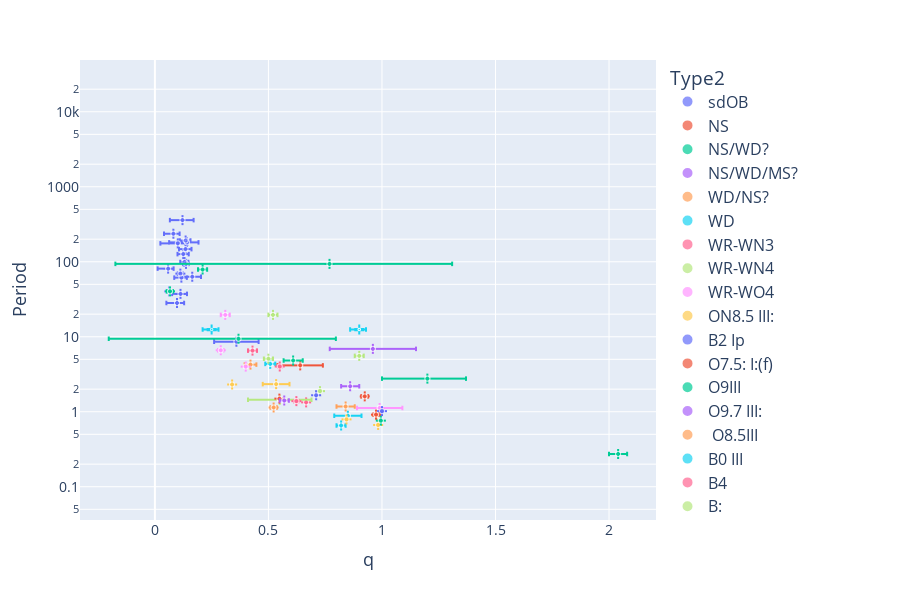

The code cell stored with this chart in its notebook:
### Code cell
# accretor vs period
fig = plotly_vars('q', 'Period', logx = False, logy = True, df = df_final)

### Figure 1 — Plotly figure (JSON) as saved in the notebook; plotly's stock layout.template omitted (floating-point values rounded to 4 significant figures; data arrays with more than 128 entries replaced by an {"elided": "..."} marker saying what was removed)
{"data": [{"customdata": [["Be", "HD58978"], ["Be", "HD200120"], ["Be", "HD10516"], ["Be", "HD55606"], ["Be", "HD109387"], ["Be", "HD113120"], ["Be", "HD137387"], ["Be", "HD152478"], ["Be", "HD157042"], ["Be", "HD41335"], ["Be", "HD161306"], ["Be", "HD183537"], ["Be", "HD191610"], ["Be", "HD194335"], ["Be", "HD200310"], ["Be", "HD167128"]], "error_x": {"array": [0.02843, 0.03149, 0.02399, 0.01154, 0.02398, 0.05053, 0.02153, 0.02769, 0.04349, 0.02376, 0.01718, 0.01023, 0.04912, 0.03832, 0.02634, 0.01027], "arrayminus": [0.03696, 0.04699, 0.02554, 0.0127, 0.03124, 0.07867, 0.02552, 0.04154, 0.07668, 0.04652, 0.01873, 0.0114, 0.05546, 0.04174, 0.02886, 0.01189]}, "error_y": {"array": [0.007, 0.0011, 0.0035, 0.02, 0.0058, 0.11, 0.1, 0.18, 0.04, 0.0044, 0.055, 0.0051, 0.041, 0.0029, 0.038, 0.0013], "arrayminus": [0.007, 0.0011, 0.0035, 0.02, 0.0058, 0.11, 0.1, 0.18, 0.04, 0.0044, 0.055, 0.0051, 0.041, 0.0029, 0.038, 0.0013]}, "hovertemplate": "Type2=sdOB<br>q=%{x}<br>Period=%{y}<br>marker_size=%{marker.size}<br>Type1=%{customdata[0]}<br>System Name=%{customdata[1]}<extra></extra>", "legendgroup": "sdOB", "marker": {"color": "#636efa", "size": [5, 5, 5, 5, 5, 5, 5, 5, 5, 5, 5, 5, 5, 5, 5, 5], "sizemode": "area", "sizeref": 0.2, "symbol": "circle"}, "mode": "markers", "name": "sdOB", "showlegend": true, "type": "scattergl", "x": [0.113, 0.09745, 0.125, 0.1373, 0.1167, 0.1416, 0.1356, 0.08154, 0.101, 0.05852, 0.1302, 0.1122, 0.1214, 0.1646, 0.1349, 0.06368], "xaxis": "x", "y": [37.25, 28.19, 126.7, 93.76, 61.55, 181.5, 192.1, 236.5, 176.2, 80.87, 99.31, 69.53, 359.3, 63.15, 147.6, 40.33], "yaxis": "y"}, {"customdata": [["MS", "Gaia NS1"], ["MS", "J0553-1349"], ["MS", "J2057-4742"], ["MS", "J1553-6846"], ["MS", "J2102+3703"], ["MS", "J0742-4749"], ["MS", "J0152-2049"], ["MS", "J0003-5604"], ["MS", "J1733+5808"], ["MS", "J1150-2203"], ["MS", "J1449+6919"], ["MS", "J0217-7541"], ["MS", "J0639-3655"], ["MS", "J1739+4502"], ["MS", "J0036-0932"], ["MS", "J1048+6547"], ["MS", "J2145+2837"], ["MS", "J2244-2236"], ["MS", "J0824+5254"], ["MS", "J0230+5950"], ["MS", "J0634+6256"], ["MS/WD?", "PSR B1820-11"], ["MS/WD?", "PSR J1954+2529"]], "error_x": {"array": [NaN, NaN, NaN, NaN, NaN, NaN, NaN, NaN, NaN, NaN, NaN, NaN, NaN, NaN, NaN, NaN, NaN, NaN, NaN, NaN, NaN, NaN, NaN], "arrayminus": [NaN, NaN, NaN, NaN, NaN, NaN, NaN, NaN, NaN, NaN, NaN, NaN, NaN, NaN, NaN, NaN, NaN, NaN, NaN, NaN, NaN, NaN, NaN]}, "error_y": {"array": [0.5, 0.05, 0.07, 0.11, 0.26, 0.4, 0.18, 0.29, 0.31, 0.22, 0.21, 0.7, 0.6, 0.6, 0.9, 5.0, 0.7, 0.5, 3.3, 5.0, 2.1, 0.0003, 5e-05], "arrayminus": [0.5, 0.05, 0.07, 0.11, 0.26, 0.4, 0.18, 0.29, 0.31, 0.22, 0.21, 0.7, 0.6, 0.6, 0.9, 5.0, 0.7, 0.5, 3.3, 5.0, 2.1, 0.0003, 5e-05]}, "hovertemplate": "Type2=NS<br>q=%{x}<br>Period=%{y}<br>marker_size=%{marker.size}<br>Type1=%{customdata[0]}<br>System Name=%{customdata[1]}<extra></extra>", "legendgroup": "NS", "marker": {"color": "#EF553B", "size": [5, 5, 5, 5, 5, 5, 5, 5, 5, 5, 5, 5, 5, 5, 5, 5, 5, 5, 5, 5, 5, 5, 5], "sizemode": "area", "sizeref": 0.2, "symbol": "circle"}, "mode": "markers", "name": "NS", "showlegend": true, "type": "scattergl", "x": [NaN, NaN, NaN, NaN, NaN, NaN, NaN, NaN, NaN, NaN, NaN, NaN, NaN, NaN, NaN, NaN, NaN, NaN, NaN, NaN, NaN, NaN, NaN], "xaxis": "x", "y": [730.9, 189.1, 230.2, 310.2, 481.0, 497.6, 536.1, 561.8, 570.9, 631.8, 632.6, 636.1, 654.6, 657.4, 719.8, 827.0, 889.5, 938.3, 1027.0, 1029.0, 1046.0, 357.8, 82.72], "yaxis": "y"}, {"customdata": [["MS", "2XMM J1255"], ["MS", "2MASS J06163552"], ["MS", "LAMOST J1123"], ["RG", "56 UMa"], ["MS", "J0606+2132"], ["MS", "G3431"]], "error_x": {"array": [0.17, NaN, 0.04, NaN, NaN, NaN], "arrayminus": [0.2, NaN, 0.04, NaN, NaN, NaN]}, "error_y": {"array": [1.3e-05, 1e-06, 1.8e-07, 401.0, 2e-05, 0.19], "arrayminus": [1.3e-05, 1e-06, 1.8e-07, 438.0, 2.1e-05, 0.2]}, "hovertemplate": "Type2=NS/WD?<br>q=%{x}<br>Period=%{y}<br>marker_size=%{marker.size}<br>Type1=%{customdata[0]}<br>System Name=%{customdata[1]}<extra></extra>", "legendgroup": "NS/WD?", "marker": {"color": "#00cc96", "size": [5, 5, 5, 5, 5, 5], "sizemode": "area", "sizeref": 0.2, "symbol": "circle"}, "mode": "markers", "name": "NS/WD?", "showlegend": true, "type": "scattergl", "x": [1.2, NaN, 2.04, NaN, NaN, NaN], "xaxis": "x", "y": [2.761, 0.8666, 0.2738, 16910.0, 2.774, 120.6], "yaxis": "y"}, {"customdata": [["RG", "G8441"]], "error_x": {"array": [NaN], "arrayminus": [NaN]}, "error_y": {"array": [0.08], "arrayminus": [0.12]}, "hovertemplate": "Type2=NS/WD/MS?<br>q=%{x}<br>Period=%{y}<br>marker_size=%{marker.size}<br>Type1=%{customdata[0]}<br>System Name=%{customdata[1]}<extra></extra>", "legendgroup": "NS/WD/MS?", "marker": {"color": "#ab63fa", "size": [5], "sizemode": "area", "sizeref": 0.2, "symbol": "circle"}, "mode": "markers", "name": "NS/WD/MS?", "showlegend": true, "type": "scattergl", "x": [NaN], "xaxis": "x", "y": [46.81], "yaxis": "y"}, {"customdata": [["MS", "LAMOST J2354"], ["MS", "2MASS J1527"]], "error_x": {"array": [NaN, NaN], "arrayminus": [NaN, NaN]}, "error_y": {"array": [1e-05, 2e-07], "arrayminus": [1e-05, 2e-07]}, "hovertemplate": "Type2=WD/NS?<br>q=%{x}<br>Period=%{y}<br>marker_size=%{marker.size}<br>Type1=%{customdata[0]}<br>System Name=%{customdata[1]}<extra></extra>", "legendgroup": "WD/NS?", "marker": {"color": "#FFA15A", "size": [5, 5], "sizemode": "area", "sizeref": 0.2, "symbol": "circle"}, "mode": "markers", "name": "WD/NS?", "showlegend": true, "type": "scattergl", "x": [NaN, NaN], "xaxis": "x", "y": [0.4799, 0.2557], "yaxis": "y"}, {"customdata": {"elided": "3618x2 str values"}, "error_x": {"array": {"elided": "3618 float values"}, "arrayminus": {"elided": "3618 float values"}}, "error_y": {"array": {"elided": "3618 float values"}, "arrayminus": {"elided": "3618 float values"}}, "hovertemplate": "Type2=WD<br>q=%{x}<br>Period=%{y}<br>marker_size=%{marker.size}<br>Type1=%{customdata[0]}<br>System Name=%{customdata[1]}<extra></extra>", "legendgroup": "WD", "marker": {"color": "#19d3f3", "size": {"elided": "3618 int values"}, "sizemode": "area", "sizeref": 0.2, "symbol": "circle"}, "mode": "markers", "name": "WD", "showlegend": true, "type": "scattergl", "x": {"elided": "3618 float values"}, "xaxis": "x", "y": {"elided": "3618 float values"}, "yaxis": "y"}, {"customdata": [["O-O9", "SMC AB 3"], ["O-O5.5 V", "SMC AB 6"]], "error_x": {"array": [NaN, 0.02], "arrayminus": [NaN, 0.02]}, "error_y": {"array": [0.005, 4e-05], "arrayminus": [0.005, 4e-05]}, "hovertemplate": "Type2=WR-WN3<br>q=%{x}<br>Period=%{y}<br>marker_size=%{marker.size}<br>Type1=%{customdata[0]}<br>System Name=%{customdata[1]}<extra></extra>", "legendgroup": "WR-WN3", "marker": {"color": "#FF6692", "size": [5, 5], "sizemode": "area", "sizeref": 0.2, "symbol": "circle"}, "mode": "markers", "name": "WR-WN3", "showlegend": true, "type": "scattergl", "x": [NaN, 0.43], "xaxis": "x", "y": [10.05, 6.538], "yaxis": "y"}, {"customdata": [["O-O6 I", "SMC AB 7"]], "error_x": {"array": [0.02], "arrayminus": [0.02]}, "error_y": {"array": [0.0005], "arrayminus": [0.0005]}, "hovertemplate": "Type2=WR-WN4<br>q=%{x}<br>Period=%{y}<br>marker_size=%{marker.size}<br>Type1=%{customdata[0]}<br>System Name=%{customdata[1]}<extra></extra>", "legendgroup": "WR-WN4", "marker": {"color": "#B6E880", "size": [5], "sizemode": "area", "sizeref": 0.2, "symbol": "circle"}, "mode": "markers", "name": "WR-WN4", "showlegend": true, "type": "scattergl", "x": [0.52], "xaxis": "x", "y": [19.56], "yaxis": "y"}, {"customdata": [["O-O4 V", "SMC AB 8"]], "error_x": {"array": [0.02], "arrayminus": [0.02]}, "error_y": {"array": [0.0005], "arrayminus": [0.0005]}, "hovertemplate": "Type2=WR-WO4<br>q=%{x}<br>Period=%{y}<br>marker_size=%{marker.size}<br>Type1=%{customdata[0]}<br>System Name=%{customdata[1]}<extra></extra>", "legendgroup": "WR-WO4", "marker": {"color": "#FF97FF", "size": [5], "sizemode": "area", "sizeref": 0.2, "symbol": "circle"}, "mode": "markers", "name": "WR-WO4", "showlegend": true, "type": "scattergl", "x": [0.31], "xaxis": "x", "y": [19.56], "yaxis": "y"}, {"customdata": [["O9.7: V:", "VFTS 061"]], "error_x": {"array": [0.059], "arrayminus": [0.059]}, "error_y": {"array": [7e-06], "arrayminus": [7e-06]}, "hovertemplate": "Type2=ON8.5 III:<br>q=%{x}<br>Period=%{y}<br>marker_size=%{marker.size}<br>Type1=%{customdata[0]}<br>System Name=%{customdata[1]}<extra></extra>", "legendgroup": "ON8.5 III:", "marker": {"color": "#FECB52", "size": [5], "sizemode": "area", "sizeref": 0.2, "symbol": "circle"}, "mode": "markers", "name": "ON8.5 III:", "showlegend": true, "type": "scattergl", "x": [0.534], "xaxis": "x", "y": [2.333], "yaxis": "y"}, {"customdata": [["O9 III:", "VFTS 652"]], "error_x": {"array": [0.098], "arrayminus": [0.098]}, "error_y": {"array": [0.00015], "arrayminus": [0.00015]}, "hovertemplate": "Type2=B2 Ip<br>q=%{x}<br>Period=%{y}<br>marker_size=%{marker.size}<br>Type1=%{customdata[0]}<br>System Name=%{customdata[1]}<extra></extra>", "legendgroup": "B2 Ip", "marker": {"color": "#636efa", "size": [5], "sizemode": "area", "sizeref": 0.2, "symbol": "circle"}, "mode": "markers", "name": "B2 Ip", "showlegend": true, "type": "scattergl", "x": [0.359], "xaxis": "x", "y": [8.589], "yaxis": "y"}, {"customdata": [["ON9 Ia", "VFTS 538"]], "error_x": {"array": [0.1], "arrayminus": [0.1]}, "error_y": {"array": [2.3e-05], "arrayminus": [2.3e-05]}, "hovertemplate": "Type2=O7.5: I:(f)<br>q=%{x}<br>Period=%{y}<br>marker_size=%{marker.size}<br>Type1=%{customdata[0]}<br>System Name=%{customdata[1]}<extra></extra>", "legendgroup": "O7.5: I:(f)", "marker": {"color": "#EF553B", "size": [5], "sizemode": "area", "sizeref": 0.2, "symbol": "circle"}, "mode": "markers", "name": "O7.5: I:(f)", "showlegend": true, "type": "scattergl", "x": [0.64], "xaxis": "x", "y": [4.16], "yaxis": "y"}, {"customdata": [["O8V:", "HV 2543"]], "error_x": {"array": [0.042], "arrayminus": [0.042]}, "error_y": {"array": [4e-06], "arrayminus": [4e-06]}, "hovertemplate": "Type2=O9III<br>q=%{x}<br>Period=%{y}<br>marker_size=%{marker.size}<br>Type1=%{customdata[0]}<br>System Name=%{customdata[1]}<extra></extra>", "legendgroup": "O9III", "marker": {"color": "#00cc96", "size": [5], "sizemode": "area", "sizeref": 0.2, "symbol": "circle"}, "mode": "markers", "name": "O9III", "showlegend": true, "type": "scattergl", "x": [0.609], "xaxis": "x", "y": [4.829], "yaxis": "y"}, {"customdata": [["O7::", "VFTS 450"]], "error_x": {"array": [0.19], "arrayminus": [0.19]}, "error_y": {"array": [2.7e-05], "arrayminus": [2.7e-05]}, "hovertemplate": "Type2=O9.7 III:<br>q=%{x}<br>Period=%{y}<br>marker_size=%{marker.size}<br>Type1=%{customdata[0]}<br>System Name=%{customdata[1]}<extra></extra>", "legendgroup": "O9.7 III:", "marker": {"color": "#ab63fa", "size": [5], "sizemode": "area", "sizeref": 0.2, "symbol": "circle"}, "mode": "markers", "name": "O9.7 III:", "showlegend": true, "type": "scattergl", "x": [0.96], "xaxis": "x", "y": [6.892], "yaxis": "y"}, {"customdata": [["O7V", "W61 28-22"]], "error_x": {"array": [0.026], "arrayminus": [0.026]}, "error_y": {"array": [1e-06], "arrayminus": [1e-06]}, "hovertemplate": "Type2= O8.5III<br>q=%{x}<br>Period=%{y}<br>marker_size=%{marker.size}<br>Type1=%{customdata[0]}<br>System Name=%{customdata[1]}<extra></extra>", "legendgroup": " O8.5III", "marker": {"color": "#FFA15A", "size": [5], "sizemode": "area", "sizeref": 0.2, "symbol": "circle"}, "mode": "markers", "name": " O8.5III", "showlegend": true, "type": "scattergl", "x": [0.421], "xaxis": "x", "y": [4.251], "yaxis": "y"}, {"customdata": [["O7 III", "HV 2241"]], "error_x": {"array": [0.022], "arrayminus": [0.022]}, "error_y": {"array": [1e-06], "arrayminus": [1e-06]}, "hovertemplate": "Type2=B0 III<br>q=%{x}<br>Period=%{y}<br>marker_size=%{marker.size}<br>Type1=%{customdata[0]}<br>System Name=%{customdata[1]}<extra></extra>", "legendgroup": "B0 III", "marker": {"color": "#19d3f3", "size": [5], "sizemode": "area", "sizeref": 0.2, "symbol": "circle"}, "mode": "markers", "name": "B0 III", "showlegend": true, "type": "scattergl", "x": [0.508], "xaxis": "x", "y": [4.343], "yaxis": "y"}, {"customdata": [["B2V", "TT Aur"]], "error_x": {"array": [NaN], "arrayminus": [NaN]}, "error_y": {"array": [1e-06], "arrayminus": [1e-06]}, "hovertemplate": "Type2=B4<br>q=%{x}<br>Period=%{y}<br>marker_size=%{marker.size}<br>Type1=%{customdata[0]}<br>System Name=%{customdata[1]}<extra></extra>", "legendgroup": "B4", "marker": {"color": "#FF6692", "size": [5], "sizemode": "area", "sizeref": 0.2, "symbol": "circle"}, "mode": "markers", "name": "B4", "showlegend": true, "type": "scattergl", "x": [0.666], "xaxis": "x", "y": [1.333], "yaxis": "y"}, {"customdata": [["B1V", "Mu1 Sco"]], "error_x": {"array": [0.14], "arrayminus": [0.14]}, "error_y": {"array": [1e-05], "arrayminus": [1e-05]}, "hovertemplate": "Type2=B:<br>q=%{x}<br>Period=%{y}<br>marker_size=%{marker.size}<br>Type1=%{customdata[0]}<br>System Name=%{customdata[1]}<extra></extra>", "legendgroup": "B:", "marker": {"color": "#B6E880", "size": [5], "sizemode": "area", "sizeref": 0.2, "symbol": "circle"}, "mode": "markers", "name": "B:", "showlegend": true, "type": "scattergl", "x": [0.55], "xaxis": "x", "y": [1.446], "yaxis": "y"}, {"customdata": [["B3", "SV Gem"]], "error_x": {"array": [NaN], "arrayminus": [NaN]}, "error_y": {"array": [NaN], "arrayminus": [NaN]}, "hovertemplate": "Type2=F:6.5:IV:<br>q=%{x}<br>Period=%{y}<br>marker_size=%{marker.size}<br>Type1=%{customdata[0]}<br>System Name=%{customdata[1]}<extra></extra>", "legendgroup": "F:6.5:IV:", "marker": {"color": "#FF97FF", "size": [5], "sizemode": "area", "sizeref": 0.2, "symbol": "circle"}, "mode": "markers", "name": "F:6.5:IV:", "showlegend": true, "type": "scattergl", "x": [0.4], "xaxis": "x", "y": [4.0], "yaxis": "y"}, {"customdata": [["B2.5V", "V454 Cyg"]], "error_x": {"array": [NaN], "arrayminus": [NaN]}, "error_y": {"array": [NaN], "arrayminus": [NaN]}, "hovertemplate": "Type2=B7III<br>q=%{x}<br>Period=%{y}<br>marker_size=%{marker.size}<br>Type1=%{customdata[0]}<br>System Name=%{customdata[1]}<extra></extra>", "legendgroup": "B7III", "marker": {"color": "#FECB52", "size": [5], "sizemode": "area", "sizeref": 0.2, "symbol": "circle"}, "mode": "markers", "name": "B7III", "showlegend": true, "type": "scattergl", "x": [0.34], "xaxis": "x", "y": [2.31], "yaxis": "y"}, {"customdata": [["MS", "Gaia BH1"], ["RG", "Gaia BH2"], ["RG", "Gaia BH3"], ["O7V", "VFTS 243"], ["MS", "NGC 3201 #12560"], ["O6.5III", "HD 130298"]], "error_x": {"array": [NaN, NaN, NaN, NaN, NaN, NaN], "arrayminus": [NaN, NaN, NaN, NaN, NaN, NaN]}, "error_y": {"array": [0.003, 0.6, 98.5, 0.0004, 0.09, 0.000854], "arrayminus": [0.003, 0.6, 98.5, 0.0004, 0.09, 0.000854]}, "hovertemplate": "Type2=BH<br>q=%{x}<br>Period=%{y}<br>marker_size=%{marker.size}<br>Type1=%{customdata[0]}<br>System Name=%{customdata[1]}<extra></extra>", "legendgroup": "BH", "marker": {"color": "#636efa", "size": [5, 5, 5, 5, 5, 5], "sizemode": "area", "sizeref": 0.2, "symbol": "circle"}, "mode": "markers", "name": "BH", "showlegend": true, "type": "scattergl", "x": [NaN, NaN, NaN, NaN, NaN, NaN], "xaxis": "x", "y": [185.4, 1277.0, 4253.0, 10.4, 167.0, 14.63], "yaxis": "y"}, {"customdata": [["RG", "G3425"]], "error_x": {"array": [NaN], "arrayminus": [NaN]}, "error_y": {"array": [2.0], "arrayminus": [2.0]}, "hovertemplate": "Type2=BH?<br>q=%{x}<br>Period=%{y}<br>marker_size=%{marker.size}<br>Type1=%{customdata[0]}<br>System Name=%{customdata[1]}<extra></extra>", "legendgroup": "BH?", "marker": {"color": "#EF553B", "size": [5], "sizemode": "area", "sizeref": 0.2, "symbol": "circle"}, "mode": "markers", "name": "BH?", "showlegend": true, "type": "scattergl", "x": [NaN], "xaxis": "x", "y": [877.0], "yaxis": "y"}, {"customdata": [["B", "VFTS 291"], ["B3Ve", "LB-1"], ["MS", "NGC 1850 BH1"], ["B2-3Ve", "HR 6819"], ["B0-1Ve", "2dFS 163"], ["Be", "2dFS 2553"], ["O9Ve", "Sk -71 35"], ["Be", "SMCSGS-FS 69"], ["?", "Gamma Columbae"], ["B", "Upsilon Sagittarii"]], "error_x": {"array": [NaN, 0.02, NaN, 0.0133, NaN, 0.54, 0.4286, NaN, NaN, NaN], "arrayminus": [NaN, 0.02, NaN, 0.0133, NaN, 0.943, 0.5714, NaN, NaN, NaN]}, "error_y": {"array": [0.038, 0.0097, NaN, 0.112, NaN, 0.08, NaN, NaN, NaN, NaN], "arrayminus": [0.038, 0.0097, NaN, 0.112, NaN, 0.07, NaN, NaN, NaN, NaN]}, "hovertemplate": "Type2=SS<br>q=%{x}<br>Period=%{y}<br>marker_size=%{marker.size}<br>Type1=%{customdata[0]}<br>System Name=%{customdata[1]}<extra></extra>", "legendgroup": "SS", "marker": {"color": "#00cc96", "size": [5, 5, 5, 5, 5, 5, 5, 5, 5, 5], "sizemode": "area", "sizeref": 0.2, "symbol": "circle"}, "mode": "markers", "name": "SS", "showlegend": true, "type": "scattergl", "x": [NaN, 0.21, NaN, 0.0667, NaN, 0.769, 0.3684, NaN, NaN, NaN], "xaxis": "x", "y": [108.1, 78.8, 5.04, 40.34, NaN, 93.6, 9.399, NaN, NaN, 137.9], "yaxis": "y"}, {"customdata": [["O6-7:(f):, Contact", "LSS 3074"]], "error_x": {"array": [0.04], "arrayminus": [0.04]}, "error_y": {"array": [0.0006], "arrayminus": [0.0006]}, "hovertemplate": "Type2=O4 f +, Contact<br>q=%{x}<br>Period=%{y}<br>marker_size=%{marker.size}<br>Type1=%{customdata[0]}<br>System Name=%{customdata[1]}<extra></extra>", "legendgroup": "O4 f +, Contact", "marker": {"color": "#ab63fa", "size": [5], "sizemode": "area", "sizeref": 0.2, "symbol": "circle"}, "mode": "markers", "name": "O4 f +, Contact", "showlegend": true, "type": "scattergl", "x": [0.86], "xaxis": "x", "y": [2.185], "yaxis": "y"}, {"customdata": [["O4.5-6V, Contact", "MY Cam"]], "error_x": {"array": [0.04], "arrayminus": [0.04]}, "error_y": {"array": [1.5e-06], "arrayminus": [1.5e-06]}, "hovertemplate": "Type2=O6V, Contact<br>q=%{x}<br>Period=%{y}<br>marker_size=%{marker.size}<br>Type1=%{customdata[0]}<br>System Name=%{customdata[1]}<extra></extra>", "legendgroup": "O6V, Contact", "marker": {"color": "#FFA15A", "size": [5], "sizemode": "area", "sizeref": 0.2, "symbol": "circle"}, "mode": "markers", "name": "O6V, Contact", "showlegend": true, "type": "scattergl", "x": [0.84], "xaxis": "x", "y": [1.175], "yaxis": "y"}, {"customdata": [["O9V, Contact", "OGLE SMC-SC10 108086"]], "error_x": {"array": [0.06], "arrayminus": [0.06]}, "error_y": {"array": [NaN], "arrayminus": [NaN]}, "hovertemplate": "Type2=O9.5-B0V, Contact<br>q=%{x}<br>Period=%{y}<br>marker_size=%{marker.size}<br>Type1=%{customdata[0]}<br>System Name=%{customdata[1]}<extra></extra>", "legendgroup": "O9.5-B0V, Contact", "marker": {"color": "#19d3f3", "size": [5], "sizemode": "area", "sizeref": 0.2, "symbol": "circle"}, "mode": "markers", "name": "O9.5-B0V, Contact", "showlegend": true, "type": "scattergl", "x": [0.85], "xaxis": "x", "y": [0.8831], "yaxis": "y"}, {"customdata": [["O7V, Contact", "TU Mus"]], "error_x": {"array": [0.009], "arrayminus": [0.009]}, "error_y": {"array": [1.7e-06], "arrayminus": [1.7e-06]}, "hovertemplate": "Type2=O8V, Contact<br>q=%{x}<br>Period=%{y}<br>marker_size=%{marker.size}<br>Type1=%{customdata[0]}<br>System Name=%{customdata[1]}<extra></extra>", "legendgroup": "O8V, Contact", "marker": {"color": "#FF6692", "size": [5], "sizemode": "area", "sizeref": 0.2, "symbol": "circle"}, "mode": "markers", "name": "O8V, Contact", "showlegend": true, "type": "scattergl", "x": [0.623], "xaxis": "x", "y": [1.387], "yaxis": "y"}, {"customdata": [["O6.5V((f)), Contact", "V382 Cyg"]], "error_x": {"array": [0.005], "arrayminus": [0.005]}, "error_y": {"array": [7e-06], "arrayminus": [7e-06]}, "hovertemplate": "Type2=O6V((f)), Contact<br>q=%{x}<br>Period=%{y}<br>marker_size=%{marker.size}<br>Type1=%{customdata[0]}<br>System Name=%{customdata[1]}<extra></extra>", "legendgroup": "O6V((f)), Contact", "marker": {"color": "#B6E880", "size": [5], "sizemode": "area", "sizeref": 0.2, "symbol": "circle"}, "mode": "markers", "name": "O6V((f)), Contact", "showlegend": true, "type": "scattergl", "x": [0.727], "xaxis": "x", "y": [1.886], "yaxis": "y"}, {"customdata": [["O4.5 V(n)((fc))z, Contact", "VFTS 352"]], "error_x": {"array": [0.1], "arrayminus": [0.1]}, "error_y": {"array": [4e-07], "arrayminus": [4e-07]}, "hovertemplate": "Type2=O5.5 V(n)((fc))z, Contact<br>q=%{x}<br>Period=%{y}<br>marker_size=%{marker.size}<br>Type1=%{customdata[0]}<br>System Name=%{customdata[1]}<extra></extra>", "legendgroup": "O5.5 V(n)((fc))z, Contact", "marker": {"color": "#FF97FF", "size": [5], "sizemode": "area", "sizeref": 0.2, "symbol": "circle"}, "mode": "markers", "name": "O5.5 V(n)((fc))z, Contact", "showlegend": true, "type": "scattergl", "x": [0.99], "xaxis": "x", "y": [1.124], "yaxis": "y"}, {"customdata": [["B1V, Contact", "CT Tau"], ["B1V, Contact", "GU Mon"]], "error_x": {"array": [0.003, 0.003], "arrayminus": [0.003, 0.003]}, "error_y": {"array": [1.6e-07, 5.6e-07], "arrayminus": [1.6e-07, 5.6e-07]}, "hovertemplate": "Type2=B1V, Contact<br>q=%{x}<br>Period=%{y}<br>marker_size=%{marker.size}<br>Type1=%{customdata[0]}<br>System Name=%{customdata[1]}<extra></extra>", "legendgroup": "B1V, Contact", "marker": {"color": "#FECB52", "size": [5, 5], "sizemode": "area", "sizeref": 0.2, "symbol": "circle"}, "mode": "markers", "name": "B1V, Contact", "showlegend": true, "type": "scattergl", "x": [0.983, 0.976], "xaxis": "x", "y": [0.6668, 0.8966], "yaxis": "y"}, {"customdata": [["B, Contact?", "SV Cen"]], "error_x": {"array": [0.002], "arrayminus": [0.002]}, "error_y": {"array": [0.001], "arrayminus": [0.001]}, "hovertemplate": "Type2=B, Contact?<br>q=%{x}<br>Period=%{y}<br>marker_size=%{marker.size}<br>Type1=%{customdata[0]}<br>System Name=%{customdata[1]}<extra></extra>", "legendgroup": "B, Contact?", "marker": {"color": "#636efa", "size": [5], "sizemode": "area", "sizeref": 0.2, "symbol": "circle"}, "mode": "markers", "name": "B, Contact?", "showlegend": true, "type": "scattergl", "x": [0.71], "xaxis": "x", "y": [1.658], "yaxis": "y"}, {"customdata": [["B0.5V, Contact", "V606 Cen"]], "error_x": {"array": [0.0007], "arrayminus": [0.0007]}, "error_y": {"array": [1.1e-06], "arrayminus": [1.1e-06]}, "hovertemplate": "Type2=B2V, Contact<br>q=%{x}<br>Period=%{y}<br>marker_size=%{marker.size}<br>Type1=%{customdata[0]}<br>System Name=%{customdata[1]}<extra></extra>", "legendgroup": "B2V, Contact", "marker": {"color": "#EF553B", "size": [5], "sizemode": "area", "sizeref": 0.2, "symbol": "circle"}, "mode": "markers", "name": "B2V, Contact", "showlegend": true, "type": "scattergl", "x": [0.5484], "xaxis": "x", "y": [1.495], "yaxis": "y"}, {"customdata": [["B1-1.5V, Contact", "V701 Sco"]], "error_x": {"array": [0.002], "arrayminus": [0.002]}, "error_y": {"array": [1.3e-06], "arrayminus": [1.3e-06]}, "hovertemplate": "Type2=B1-1.5V, Contact<br>q=%{x}<br>Period=%{y}<br>marker_size=%{marker.size}<br>Type1=%{customdata[0]}<br>System Name=%{customdata[1]}<extra></extra>", "legendgroup": "B1-1.5V, Contact", "marker": {"color": "#00cc96", "size": [5], "sizemode": "area", "sizeref": 0.2, "symbol": "circle"}, "mode": "markers", "name": "B1-1.5V, Contact", "showlegend": true, "type": "scattergl", "x": [0.995], "xaxis": "x", "y": [0.7619], "yaxis": "y"}, {"customdata": [["B0V, Contact", "V745 Cas"]], "error_x": {"array": [0.02], "arrayminus": [0.02]}, "error_y": {"array": [7e-06], "arrayminus": [7e-06]}, "hovertemplate": "Type2=B1-2 IV/V, Contact<br>q=%{x}<br>Period=%{y}<br>marker_size=%{marker.size}<br>Type1=%{customdata[0]}<br>System Name=%{customdata[1]}<extra></extra>", "legendgroup": "B1-2 IV/V, Contact", "marker": {"color": "#ab63fa", "size": [5], "sizemode": "area", "sizeref": 0.2, "symbol": "circle"}, "mode": "markers", "name": "B1-2 IV/V, Contact", "showlegend": true, "type": "scattergl", "x": [0.57], "xaxis": "x", "y": [1.411], "yaxis": "y"}, {"customdata": [["B0V, Contact", "VFTS 066"]], "error_x": {"array": [0.014], "arrayminus": [0.014]}, "error_y": {"array": [7e-06], "arrayminus": [7e-06]}, "hovertemplate": "Type2=B1.5III, Contact<br>q=%{x}<br>Period=%{y}<br>marker_size=%{marker.size}<br>Type1=%{customdata[0]}<br>System Name=%{customdata[1]}<extra></extra>", "legendgroup": "B1.5III, Contact", "marker": {"color": "#FFA15A", "size": [5], "sizemode": "area", "sizeref": 0.2, "symbol": "circle"}, "mode": "markers", "name": "B1.5III, Contact", "showlegend": true, "type": "scattergl", "x": [0.523], "xaxis": "x", "y": [1.141], "yaxis": "y"}, {"customdata": [["B5V, Contact", "RZ Pyx"]], "error_x": {"array": [0.02], "arrayminus": [0.02]}, "error_y": {"array": [3.4e-05], "arrayminus": [3.4e-05]}, "hovertemplate": "Type2=B5/7V, Contact<br>q=%{x}<br>Period=%{y}<br>marker_size=%{marker.size}<br>Type1=%{customdata[0]}<br>System Name=%{customdata[1]}<extra></extra>", "legendgroup": "B5/7V, Contact", "marker": {"color": "#19d3f3", "size": [5], "sizemode": "area", "sizeref": 0.2, "symbol": "circle"}, "mode": "markers", "name": "B5/7V, Contact", "showlegend": true, "type": "scattergl", "x": [0.82], "xaxis": "x", "y": [0.6563], "yaxis": "y"}, {"customdata": [["O9II, Contact", "LY Aur"]], "error_x": {"array": [0.007], "arrayminus": [0.007]}, "error_y": {"array": [NaN], "arrayminus": [NaN]}, "hovertemplate": "Type2=O9III, Contact<br>q=%{x}<br>Period=%{y}<br>marker_size=%{marker.size}<br>Type1=%{customdata[0]}<br>System Name=%{customdata[1]}<extra></extra>", "legendgroup": "O9III, Contact", "marker": {"color": "#FF6692", "size": [5], "sizemode": "area", "sizeref": 0.2, "symbol": "circle"}, "mode": "markers", "name": "O9III, Contact", "showlegend": true, "type": "scattergl", "x": [0.55], "xaxis": "x", "y": [4.02], "yaxis": "y"}, {"customdata": [["O9.5V, Contact", "XZ Cep"], ["B0-B.05III , Contact", "V348 Car"]], "error_x": {"array": [0.02, 0.02], "arrayminus": [0.02, 0.02]}, "error_y": {"array": [NaN, NaN], "arrayminus": [NaN, NaN]}, "hovertemplate": "Type2=B1III, Contact<br>q=%{x}<br>Period=%{y}<br>marker_size=%{marker.size}<br>Type1=%{customdata[0]}<br>System Name=%{customdata[1]}<extra></extra>", "legendgroup": "B1III, Contact", "marker": {"color": "#B6E880", "size": [5, 5], "sizemode": "area", "sizeref": 0.2, "symbol": "circle"}, "mode": "markers", "name": "B1III, Contact", "showlegend": true, "type": "scattergl", "x": [0.5, 0.9], "xaxis": "x", "y": [5.097, 5.562], "yaxis": "y"}, {"customdata": [["O6.5-7 Ia, Contact", "V729 Cyg"]], "error_x": {"array": [0.012], "arrayminus": [0.012]}, "error_y": {"array": [2.8e-05], "arrayminus": [2.8e-05]}, "hovertemplate": "Type2=Ofpe/WN9, Contact<br>q=%{x}<br>Period=%{y}<br>marker_size=%{marker.size}<br>Type1=%{customdata[0]}<br>System Name=%{customdata[1]}<extra></extra>", "legendgroup": "Ofpe/WN9, Contact", "marker": {"color": "#FF97FF", "size": [5], "sizemode": "area", "sizeref": 0.2, "symbol": "circle"}, "mode": "markers", "name": "Ofpe/WN9, Contact", "showlegend": true, "type": "scattergl", "x": [0.29], "xaxis": "x", "y": [6.598], "yaxis": "y"}, {"customdata": [["B, Contact", "BH Cen"]], "error_x": {"array": [0.003], "arrayminus": [0.003]}, "error_y": {"array": [NaN], "arrayminus": [NaN]}, "hovertemplate": "Type2=B, Contact<br>q=%{x}<br>Period=%{y}<br>marker_size=%{marker.size}<br>Type1=%{customdata[0]}<br>System Name=%{customdata[1]}<extra></extra>", "legendgroup": "B, Contact", "marker": {"color": "#FECB52", "size": [5], "sizemode": "area", "sizeref": 0.2, "symbol": "circle"}, "mode": "markers", "name": "B, Contact", "showlegend": true, "type": "scattergl", "x": [0.844], "xaxis": "x", "y": [0.7916], "yaxis": "y"}, {"customdata": [["O9V, Contact", "HD 64315B"]], "error_x": {"array": [0.006], "arrayminus": [0.006]}, "error_y": {"array": [8e-07], "arrayminus": [8e-07]}, "hovertemplate": "Type2=O9V, Contact<br>q=%{x}<br>Period=%{y}<br>marker_size=%{marker.size}<br>Type1=%{customdata[0]}<br>System Name=%{customdata[1]}<extra></extra>", "legendgroup": "O9V, Contact", "marker": {"color": "#636efa", "size": [5], "sizemode": "area", "sizeref": 0.2, "symbol": "circle"}, "mode": "markers", "name": "O9V, Contact", "showlegend": true, "type": "scattergl", "x": [1.0], "xaxis": "x", "y": [1.019], "yaxis": "y"}, {"customdata": [["O, Contact", "DIRECT V4741 M31A"], ["O, Contact", "DIRECT V1555 M31A"]], "error_x": {"array": [0.015, 0.012], "arrayminus": [0.015, 0.012]}, "error_y": {"array": [NaN, NaN], "arrayminus": [NaN, NaN]}, "hovertemplate": "Type2=O, Contact<br>q=%{x}<br>Period=%{y}<br>marker_size=%{marker.size}<br>Type1=%{customdata[0]}<br>System Name=%{customdata[1]}<extra></extra>", "legendgroup": "O, Contact", "marker": {"color": "#EF553B", "size": [5, 5], "sizemode": "area", "sizeref": 0.2, "symbol": "circle"}, "mode": "markers", "name": "O, Contact", "showlegend": true, "type": "scattergl", "x": [0.924, 0.974], "xaxis": "x", "y": [1.604, 0.917], "yaxis": "y"}], "layout": {"height": 600, "legend": {"font": {"size": 16}, "itemsizing": "constant", "title": {"text": "Type2"}, "tracegroupgap": 0}, "margin": {"t": 60}, "width": 900, "xaxis": {"anchor": "y", "domain": [0, 1], "tickfont": {"size": 14}, "title": {"font": {"size": 18}, "text": "q"}}, "yaxis": {"anchor": "x", "domain": [0, 1], "tickfont": {"size": 14}, "title": {"font": {"size": 18}, "text": "Period"}, "type": "log"}}}
